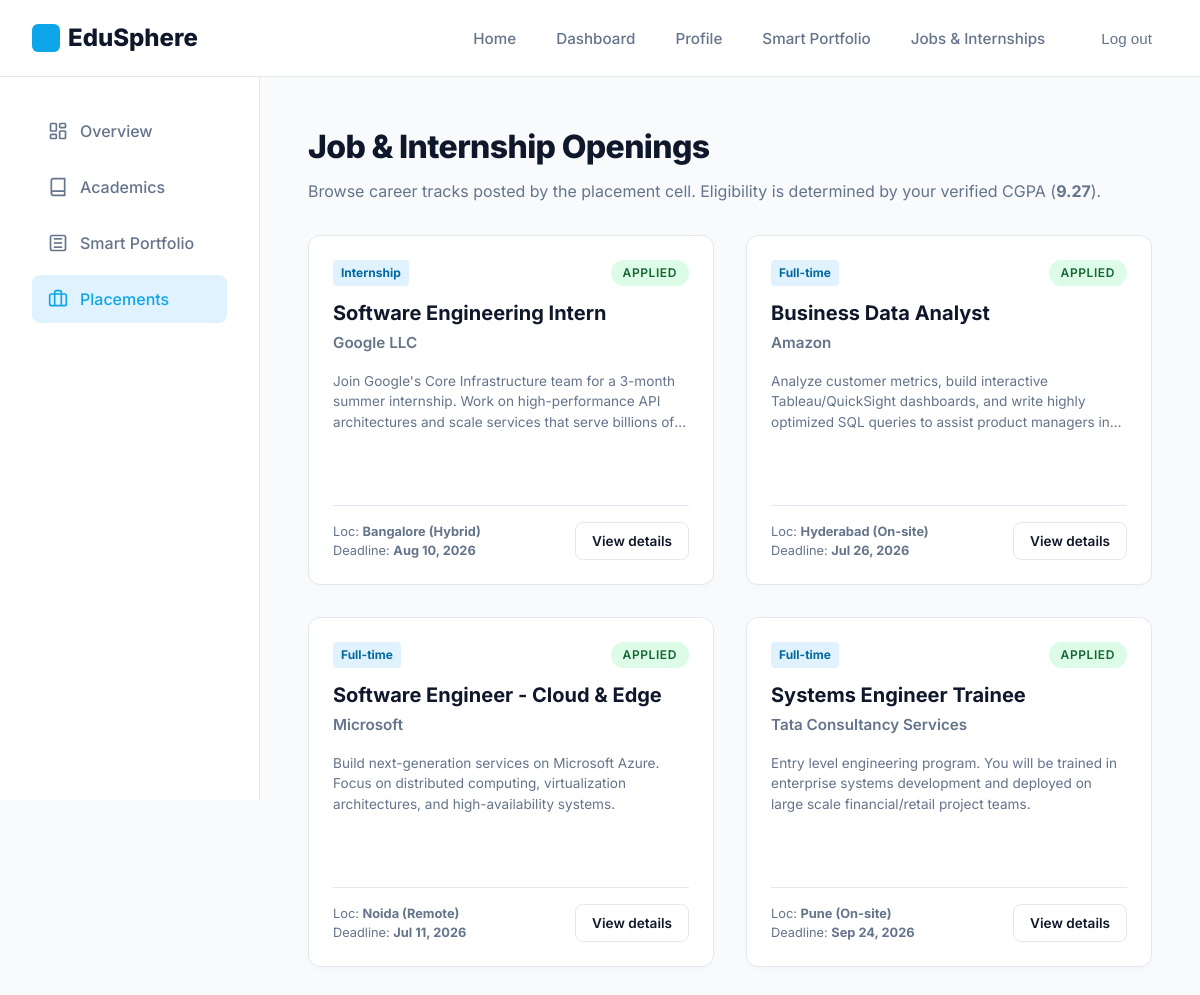
The page /jobs/ (signed in) on the database its author committed.
### users/models.py (models this page shows, shortened)
class StudentProfile(models.Model):
    user = models.OneToOneField(CustomUser, on_delete=models.CASCADE, related_name='student_profile')
    enrollment_number = models.CharField(max_length=50, blank=True, null=True)
    department = models.ForeignKey('academics.Department', on_delete=models.SET_NULL, blank=True, null=True, related_name='students')
    major = models.CharField(max_length=100, blank=True, null=True)
    current_semester = models.IntegerField(default=1)
    graduation_year = models.IntegerField(blank=True, null=True)
    cgpa = models.DecimalField(max_digits=4, decimal_places=2, default=0.00)
    skills = models.ManyToManyField('portfolio.Skill', blank=True, related_name='students')
    github = models.URLField(blank=True, null=True)
    linkedin = models.URLField(blank=True, null=True)
    leetcode = models.URLField(blank=True, null=True)
    codeforces = models.URLField(blank=True, null=True)
    location = models.CharField(max_length=150, blank=True, null=True)

### placements/models.py (models this page shows, shortened)
class JobPosting(models.Model):
    JOB_TYPE_CHOICES = (
        ('full_time', 'Full-time'),
        ('internship', 'Internship'),
        ('contract', 'Contract'),
    )
    company = models.ForeignKey(Company, on_delete=models.CASCADE, related_name='jobs')
    title = models.CharField(max_length=150)
    description = models.TextField()
    requirements = models.TextField(help_text="Skills, knowledge, and experience requirements")
    location = models.CharField(max_length=100, default='On-site')
    job_type = models.CharField(max_length=20, choices=JOB_TYPE_CHOICES, default='full_time')
    salary_range = models.CharField(max_length=50, blank=True, null=True, help_text="e.g. $80,000 - $100,000 or 12 LPA")
    min_cgpa = models.DecimalField(max_digits=4, decimal_places=2, default=0.00, help_text="Minimum CGPA required to apply")
    application_deadline = models.DateField()
    created_at = models.DateTimeField(auto_now_add=True)
    is_active = models.BooleanField(default=True)

class Company(models.Model):
    name = models.CharField(max_length=100, unique=True)
    industry = models.CharField(max_length=100, blank=True, null=True)
    website = models.URLField(blank=True, null=True)
    description = models.TextField(blank=True, null=True)
    class Meta:
        verbose_name_plural = "Companies"

### placements/views.py (the view)
# urls.py: path('jobs/', views.browse_jobs, name='browse_jobs'),
@login_required
def browse_jobs(request):
    if request.user.role != 'student':
        messages.error(request, "Only students can browse and apply for jobs.")
        return redirect('dashboard')
    student = request.user.student_profile
    active_postings = JobPosting.objects.filter(is_active=True).select_related('company')
    applied_job_ids = JobApplication.objects.filter(student=student).values_list('job_posting_id', flat=True)
    for posting in active_postings:
        posting.is_eligible = student.cgpa >= posting.min_cgpa
        posting.has_applied = posting.id in applied_job_ids
        posting.is_past_deadline = posting.application_deadline < timezone.now().date()
    context = {
        'student': student,
        'postings': active_postings,
    }
    return render(request, 'placements/browse_jobs.html', context)

### templates/placements/browse_jobs.html (shortened to what this page needs)
{% extends "base.html" %}
{% block content %}
<div class="dashboard-layout">
    <aside class="dashboard-sidebar">
        <ul class="sidebar-nav">
            <li>
                <a href="{% url 'dashboard' %}" class="sidebar-link">
                    <svg fill="none" stroke="currentColor" viewBox="0 0 24 24" stroke-width="2"><rect width="7" height="9" x="3" y="3" rx="1"/><rect width="7" height="5" x="14" y="3" rx="1"/><rect width="7" height="9" x="14" y="12" rx="1"/><rect width="7" height="5" x="3" y="16" rx="1"/></svg>
                    Overview
                </a>
            </li>
            <li>
                <a href="{% url 'dashboard' %}#academics-section" class="sidebar-link">
                    <svg fill="none" stroke="currentColor" viewBox="0 0 24 24" stroke-width="2"><path d="M4 19.5v-15A2.5 2.5 0 0 1 6.5 2H20v20H6.5a2.5 2.5 0 0 1 0-5H20"/></svg>
                    Academics
                </a>
            </li>
            <li>
                <a href="{% url 'manage_portfolio' %}" class="sidebar-link">
                    <svg fill="none" stroke="currentColor" viewBox="0 0 24 24" stroke-width="2"><rect width="18" height="18" x="3" y="3" rx="2"/><path d="M7 7h10"/><path d="M7 12h10"/><path d="M7 17h10"/></svg>
                    Smart Portfolio
                </a>
            </li>
            <li>
                <a href="{% url 'browse_jobs' %}" class="sidebar-link active">
                    <svg fill="none" stroke="currentColor" viewBox="0 0 24 24" stroke-width="2"><path d="M16 20V4a2 2 0 0 0-2-2h-4a2 2 0 0 0-2 2v16"/><rect width="20" height="14" x="2" y="6" rx="2"/></svg>
                    Placements
                </a>
            </li>
        </ul>
    </aside>
    <main class="dashboard-main">
        <div class="dashboard-header" style="margin-bottom: 2rem;">
            <div>
                <h1>Job & Internship Openings</h1>
                <p>Browse career tracks posted by the placement cell. Eligibility is determined by your verified CGPA (<strong>{{ student.cgpa }}</strong>).</p>
            </div>
        </div>
        {% if postings %}
            <div style="display: grid; grid-template-columns: repeat(auto-fill, minmax(340px, 1fr)); gap: 2rem;">
                {% for posting in postings %}
                    <div class="card" style="display: flex; flex-direction: column; justify-content: space-between; height: 350px;">
                        <div>
                            <div style="display: flex; justify-content: space-between; align-items: flex-start; margin-bottom: 0.75rem;">
                                <span style="font-size: 0.75rem; background: #e0f2fe; color: #0369a1; padding: 0.25rem 0.5rem; border-radius: 4px; font-weight: 700;">
                                    {{ posting.get_job_type_display }}
                                </span>
                                {% if posting.has_applied %}
                                    <span class="status-badge status-success">Applied</span>
                                {% elif not posting.is_eligible %}
                                    <span class="status-badge status-danger" style="font-size: 0.7rem;">Ineligible (GPA < {{ posting.min_cgpa }})</span>
                                {% elif posting.is_past_deadline %}
                                    <span class="status-badge status-danger">Expired</span>
                                {% else %}
                                    <span class="status-badge status-info">Eligible</span>
                                {% endif %}
                            </div>
                            <h3 style="font-size: 1.25rem; font-weight: 700; color: var(--secondary); margin-bottom: 0.25rem;">{{ posting.title }}</h3>
                            <p style="color: var(--text-muted); font-weight: 600; font-size: 0.95rem; margin-bottom: 1rem;">{{ posting.company.name }}</p>
                            <p style="font-size: 0.85rem; color: var(--text-muted); display: -webkit-box; -webkit-line-clamp: 3; -webkit-box-orient: vertical; overflow: hidden; line-height: 1.5; margin-bottom: 1.5rem;">
                                {{ posting.description }}
                            </p>
                        </div>
                        <div style="border-top: 1px solid var(--border); padding-top: 1rem; display: flex; justify-content: space-between; align-items: center;">
                            <div style="font-size: 0.8rem; color: var(--text-muted);">
                                <div>Loc: <strong>{{ posting.location }}</strong></div>
                                <div>Deadline: <strong>{{ posting.application_deadline|date:"M d, Y" }}</strong></div>
                            </div>
                            <div>
                                <a href="{% url 'job_detail' posting.id %}" class="btn btn-outline" style="padding: 0.5rem 1rem; font-size: 0.85rem;">View details</a>
                            </div>
                        </div>
                    </div>
                {% endfor %}
            </div>
        {% else %}
            <p style="color: var(--text-muted); font-style: italic;">No active recruitment openings posted at this time.</p>
        {% endif %}
    </main>
</div>
{% endblock %}

### static/css/style.css (style rules this page uses)
:root { --primary: #0ea5e9; --primary-light: #e0f2fe; --primary-hover: #0284c7; --primary-dark: #0284c7; --secondary: #0f172a; --surface: #ffffff; --background: #f8fafc; --text-main: #0f172a; --text-muted: #64748b; --border: #e2e8f0; --border-focus: #cbd5e1; --font-sans: 'Inter', system-ui, -apple-system, BlinkMacSystemFont, "Segoe UI", Roboto, sans-serif; --container-padding: 2rem; --transition-smooth: all 0.6s cubic-bezier(0.16, 1, 0.3, 1); --transition-fast: all 0.25s cubic-bezier(0.16, 1, 0.3, 1); }
* { margin: 0; padding: 0; box-sizing: border-box; }
body { font-family: var(--font-sans); background-color: var(--background); color: var(--text-main); line-height: 1.5; -webkit-font-smoothing: antialiased; }
a { text-decoration: none; color: inherit; }
.btn { display: inline-flex; align-items: center; justify-content: center; padding: 0.75rem 1.5rem; border-radius: 8px; font-weight: 600; font-size: 0.95rem; transition: var(--transition-fast); cursor: pointer; border: 1px solid transparent; position: relative; overflow: hidden; z-index: 1; }
.btn-outline { background: transparent; border-color: var(--border); color: var(--text-main); }
.btn-outline::after { content: ''; position: absolute; top: 0; left: 0; width: 100%; height: 100%; background: var(--primary-light); transform: scaleX(0); transform-origin: right; transition: transform 0.4s cubic-bezier(0.16, 1, 0.3, 1); z-index: -1; }
.dashboard-layout { display: grid; grid-template-columns: 260px 1fr; min-height: 100vh; background-color: var(--background); padding-top: 75px; }
.dashboard-sidebar { background: var(--surface); border-right: 1px solid var(--border); padding: 2rem var(--container-padding); position: sticky; top: 75px; height: calc(100vh - 75px); overflow-y: auto; }
.sidebar-nav { list-style: none; display: flex; flex-direction: column; gap: 0.5rem; }
.sidebar-link { display: flex; align-items: center; gap: 0.75rem; padding: 0.75rem 1rem; color: var(--text-muted); border-radius: 8px; font-weight: 500; transition: all 0.2s; }
.sidebar-link:hover, .sidebar-link.active { background: var(--primary-light); color: var(--primary); }
.sidebar-link svg { width: 20px; height: 20px; }
.dashboard-main { padding: 3rem calc(var(--container-padding) * 1.5); }
.dashboard-header { margin-bottom: 3rem; display: flex; justify-content: space-between; align-items: flex-end; }
.dashboard-header h1 { font-size: 2rem; font-weight: 800; color: var(--secondary); letter-spacing: -0.02em; }
.dashboard-header p { color: var(--text-muted); margin-top: 0.5rem; }
.status-badge { display: inline-block; padding: 0.25rem 0.75rem; border-radius: 9999px; font-size: 0.75rem; font-weight: 600; text-transform: uppercase; letter-spacing: 0.05em; }
.status-success { background: #dcfce7; color: #166534; }
.card { background: var(--surface); border: 1px solid var(--border); border-radius: 12px; padding: 1.5rem; box-shadow: 0 4px 6px -1px rgba(0, 0, 0, 0.02); transition: var(--transition-smooth); }

### rows shown on the page
StudentProfile: cgpa "9.27"
JobPosting: job_type "Internship", shows "APPLIED", title "Software Engineering Intern", company.name "Google LLC", description "Join Google's Core Infrastructure team for a 3-month summer internship. Work on high-performance API architectures and scale services that serve billions…", location "Bangalore (Hybrid)", application_deadline "Aug 10, 2026"
JobPosting: job_type "Full-time", shows "APPLIED", title "Business Data Analyst", company.name "Amazon", description "Analyze customer metrics, build interactive Tableau/QuickSight dashboards, and write highly optimized SQL queries to assist product managers…", location "Hyderabad (On-site)", application_deadline "Jul 26, 2026"
JobPosting: job_type "Full-time", shows "APPLIED", title "Software Engineer - Cloud & Edge", company.name "Microsoft", description "Build next-generation services on Microsoft Azure. Focus on distributed computing, virtualization architectures, and high-availability systems.", location "Noida (Remote)", application_deadline "Jul 11, 2026"
JobPosting: job_type "Full-time", shows "APPLIED", title "Systems Engineer Trainee", company.name "Tata Consultancy Services", description "Entry level engineering program. You will be trained in enterprise systems development and deployed on large scale financial/retail project teams.", location "Pune (On-site)", application_deadline "Sep 24, 2026"
